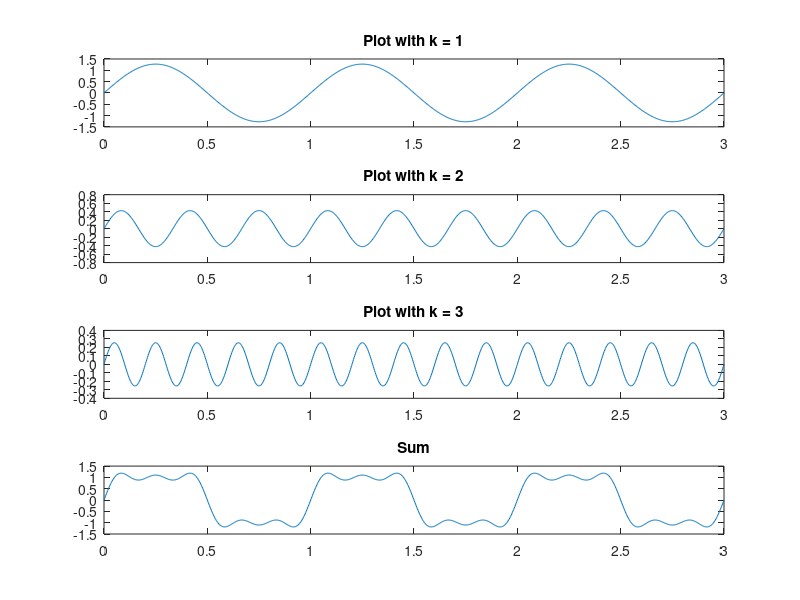

Here is the MATLAB script that generated this plot:
% Folha 1 - Ex 7
figure('Name','Tp 1 - Ex 7','NumberTitle','off');
t = linspace( 0, 3, 1000);
s = zeros( 1,length(t));
for k = 1:3
    x = @(t,k) 4/(pi*(2*k-1))*sin(2*pi*(2*k-1)*t);
    subplot(4,1,k);
    plot(t,x(t,k));
    s = s + x( t, k);
    str = sprintf('Plot with k = %d',k);
    title(str);
end
subplot(4,1,4);
plot(t,s);
str = sprintf('Sum');
title(str);
